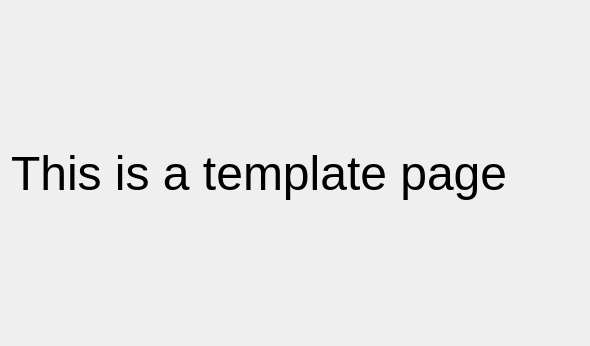
<?xml version="1.0" encoding="UTF-8"?>
<ui version="4.0">
 <class>Form</class>
 <widget class="QWidget" name="Form">
  <property name="geometry">
   <rect>
    <x>0</x>
    <y>0</y>
    <width>590</width>
    <height>346</height>
   </rect>
  </property>
  <property name="minimumSize">
   <size>
    <width>590</width>
    <height>346</height>
   </size>
  </property>
  <property name="maximumSize">
   <size>
    <width>590</width>
    <height>346</height>
   </size>
  </property>
  <property name="windowTitle">
   <string>Form</string>
  </property>
  <layout class="QGridLayout" name="gridLayout">
   <item row="0" column="0">
    <widget class="QLabel" name="label">
     <property name="font">
      <font>
       <pointsize>36</pointsize>
      </font>
     </property>
     <property name="text">
      <string>This is a template page</string>
     </property>
    </widget>
   </item>
  </layout>
 </widget>
 <resources/>
 <connections/>
</ui>
